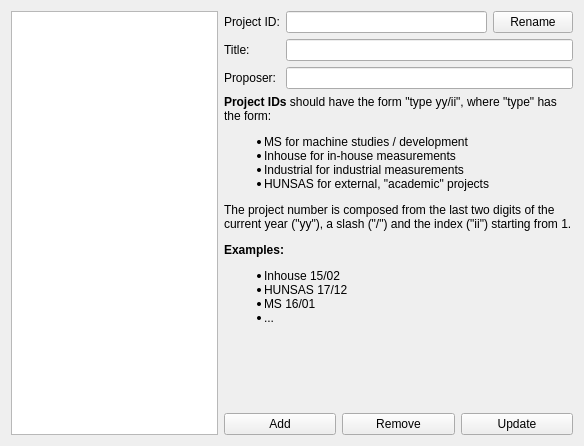
<?xml version="1.0" encoding="UTF-8"?>
<ui version="4.0">
 <class>Form</class>
 <widget class="QWidget" name="Form">
  <property name="geometry">
   <rect>
    <x>0</x>
    <y>0</y>
    <width>584</width>
    <height>446</height>
   </rect>
  </property>
  <property name="windowTitle">
   <string>Manage Projects</string>
  </property>
  <property name="windowIcon">
   <iconset resource="../../../resource/icons/icons.qrc">
    <normaloff>:/icons/project.svg</normaloff>:/icons/project.svg</iconset>
  </property>
  <layout class="QHBoxLayout" name="horizontalLayout">
   <item>
    <widget class="QListWidget" name="listWidget"/>
   </item>
   <item>
    <widget class="QWidget" name="widget" native="true">
     <layout class="QGridLayout" name="gridLayout">
      <property name="leftMargin">
       <number>0</number>
      </property>
      <property name="topMargin">
       <number>0</number>
      </property>
      <property name="rightMargin">
       <number>0</number>
      </property>
      <property name="bottomMargin">
       <number>0</number>
      </property>
      <item row="4" column="0" colspan="2">
       <spacer name="verticalSpacer">
        <property name="orientation">
         <enum>Qt::Vertical</enum>
        </property>
        <property name="sizeHint" stdset="0">
         <size>
          <width>20</width>
          <height>0</height>
         </size>
        </property>
       </spacer>
      </item>
      <item row="0" column="1">
       <widget class="QLineEdit" name="projectIDLineEdit"/>
      </item>
      <item row="1" column="0">
       <widget class="QLabel" name="label_2">
        <property name="text">
         <string>Title:</string>
        </property>
       </widget>
      </item>
      <item row="2" column="0">
       <widget class="QLabel" name="label_3">
        <property name="text">
         <string>Proposer:</string>
        </property>
       </widget>
      </item>
      <item row="0" column="0">
       <widget class="QLabel" name="label">
        <property name="text">
         <string>Project ID:</string>
        </property>
       </widget>
      </item>
      <item row="0" column="2">
       <widget class="QPushButton" name="renamePushButton">
        <property name="text">
         <string>Rename</string>
        </property>
       </widget>
      </item>
      <item row="1" column="1" colspan="2">
       <widget class="QLineEdit" name="projectTitleLineEdit"/>
      </item>
      <item row="2" column="1" colspan="2">
       <widget class="QLineEdit" name="proposerLineEdit"/>
      </item>
      <item row="5" column="0" colspan="3">
       <widget class="QWidget" name="widget_2" native="true">
        <property name="minimumSize">
         <size>
          <width>0</width>
          <height>0</height>
         </size>
        </property>
        <layout class="QHBoxLayout" name="horizontalLayout_2">
         <property name="leftMargin">
          <number>0</number>
         </property>
         <property name="topMargin">
          <number>0</number>
         </property>
         <property name="rightMargin">
          <number>0</number>
         </property>
         <property name="bottomMargin">
          <number>0</number>
         </property>
         <item>
          <widget class="QPushButton" name="addPushButton">
           <property name="text">
            <string>Add</string>
           </property>
           <property name="icon">
            <iconset theme="list-add">
             <normaloff>.</normaloff>.</iconset>
           </property>
          </widget>
         </item>
         <item>
          <widget class="QPushButton" name="removePushButton">
           <property name="text">
            <string>Remove</string>
           </property>
           <property name="icon">
            <iconset theme="list-remove">
             <normaloff>.</normaloff>.</iconset>
           </property>
          </widget>
         </item>
         <item>
          <widget class="QPushButton" name="updatePushButton">
           <property name="text">
            <string>Update</string>
           </property>
           <property name="icon">
            <iconset theme="view-refresh"/>
           </property>
          </widget>
         </item>
        </layout>
       </widget>
      </item>
      <item row="3" column="0" colspan="3">
       <widget class="QLabel" name="label_4">
        <property name="sizePolicy">
         <sizepolicy hsizetype="Preferred" vsizetype="Preferred">
          <horstretch>0</horstretch>
          <verstretch>0</verstretch>
         </sizepolicy>
        </property>
        <property name="text">
         <string>&lt;html&gt;&lt;head/&gt;&lt;body&gt;&lt;p&gt;&lt;span style=&quot; font-weight:600;&quot;&gt;Project IDs&lt;/span&gt; should have the form &amp;quot;type yy/ii&amp;quot;, where &amp;quot;type&amp;quot; has the form:&lt;/p&gt;&lt;ul&gt;&lt;li&gt; MS for machine studies / development&lt;/li&gt;&lt;li&gt;Inhouse for in-house measurements&lt;/li&gt;&lt;li&gt; Industrial for industrial measurements&lt;/li&gt;&lt;li&gt; HUNSAS for external, &amp;quot;academic&amp;quot; projects&lt;/li&gt;&lt;/ul&gt;&lt;p&gt;The project number is composed from the last two digits of the current year (&amp;quot;yy&amp;quot;), a slash (&amp;quot;/&amp;quot;) and the index (&amp;quot;ii&amp;quot;) starting from 1.&lt;/p&gt;&lt;p&gt;&lt;b&gt;Examples:&lt;/b&gt;&lt;/p&gt;&lt;ul&gt;&lt;li&gt;Inhouse 15/02&lt;/li&gt;&lt;li&gt;HUNSAS 17/12&lt;/li&gt;&lt;li&gt;MS 16/01&lt;/li&gt;&lt;li&gt;...&lt;/li&gt;&lt;/ul&gt;&lt;/body&gt;&lt;/html&gt;</string>
        </property>
        <property name="textFormat">
         <enum>Qt::RichText</enum>
        </property>
        <property name="wordWrap">
         <bool>true</bool>
        </property>
       </widget>
      </item>
     </layout>
    </widget>
   </item>
  </layout>
 </widget>
 <resources>
  <include location="../../../resource/icons/icons.qrc"/>
 </resources>
 <connections/>
</ui>
